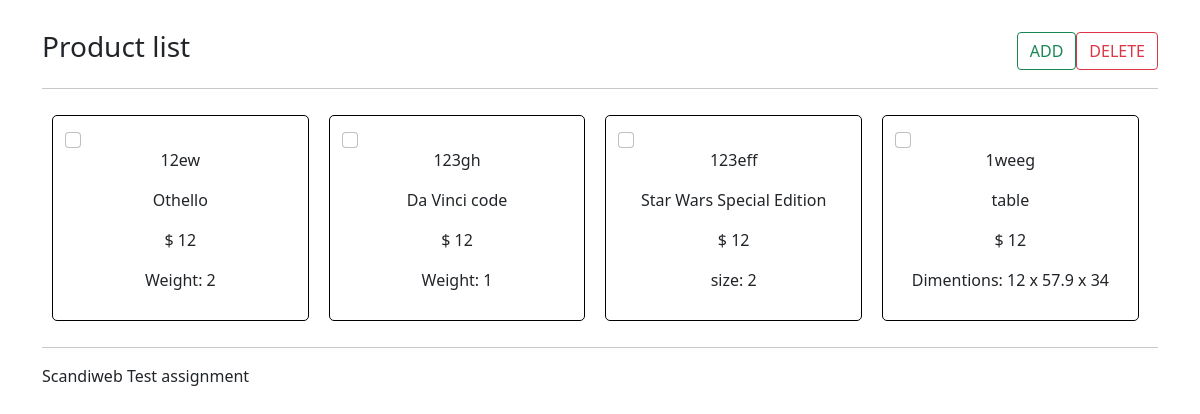
The page / on the database its author committed.
### tables this page shows
CREATE TABLE `Book` (
  `bookId` int(11) NOT NULL,
  `weight` float NOT NULL
);

CREATE TABLE `Product` (
  `name` varchar(255) NOT NULL,
  `price` float NOT NULL,
  `productId` int(11) NOT NULL,
  `category` varchar(255) NOT NULL,
  `sku` varchar(255) NOT NULL
);

CREATE TABLE `Dvd` (
  `dvdId` int(11) NOT NULL,
  `size` float NOT NULL
);

CREATE TABLE `Furniture` (
  `furnitureId` int(11) NOT NULL,
  `height` float NOT NULL,
  `length` float NOT NULL,
  `width` float NOT NULL
);

### product.php (called while the page is built, shortened)
<?php
class Product {
  private $connection;
  public function __construct( PDO $connection = null)
  {
    try {
      $this->connection = new PDO(
                      'mysql:host=localhost;dbname=products',
                      'root',
                      'root' );
      $this->connection->setAttribute(
            PDO::ATTR_ERRMODE,
            PDO::ERRMODE_EXCEPTION
      );
    } catch (\Exception $e) {
      print "Error!: " . $e->getMessage() . "<br/>";
      die();
    }
  }
  public function displayDvds()
  {
    try {
      $stmt = $this->connection->prepare("SELECT * FROM Dvd
         INNER JOIN Product  ON Product.productId = Dvd.dvdId");
         $stmt->execute();
         return $dvds = $stmt->fetchAll();
    } catch (\Exception $e) {
      print "Error!: " . $e->getMessage() . "<br/>";
      die();
    }
  }
  public function displayBooks()
  {
    try {
      $stmt = $this->connection->prepare("SELECT * FROM Book
         INNER JOIN Product ON Product.productId = Book.bookId");
         $stmt->execute();
         return $books = $stmt->fetchAll();
    } catch (\Exception $e) {
      print "Error!: " . $e->getMessage() . "<br/>";
      die();
    }
  }
  public function displayFurniture()
  {
    try {
      $stmt = $this->connection->prepare("SELECT * FROM Furniture
         INNER JOIN Product ON Product.productId = Furniture.furnitureId");
         $stmt->execute();
         return $furniture = $stmt->fetchAll();
    } catch (\Exception $e) {
      print "Error!: " . $e->getMessage() . "<br/>";
      die();
    }
  }
}

### productsGrid.php (the view)
<?php
  foreach($books as $book) { ?>
  <div id="product_card">
    <input
      class='form-check-input'
      name='checkbox[<?php echo $book['bookId'] ?>]'
      type='checkbox' value=<?php echo $book['bookId'] ?>/>
    <p> <?php echo $book['sku']; ?> </p>
    <p> <?php echo $book['name']; ?> </p>
    <p> $ <?php echo $book['price'];  ?> </p>
    <p> Weight: <?php echo $book['weight'];  ?> </p>
  </div>
  <?php }
  foreach($dvds as $dvd) { ?>
  <div id="product_card">
    <input
      class='form-check-input'
      name='checkbox[<?php echo $dvd['dvdId'] ?>]'
      type='checkbox' value=<?php echo $dvd['dvdId'] ?>/>
    <p> <?php echo $dvd['sku']; ?> </p>
    <p> <?php echo $dvd['name']; ?> </p>
    <p> $ <?php echo $dvd['price'];?> </p>
    <p> size: <?php echo $dvd['size'];?> </p>
  </div>
  <?php }
  foreach($furniture as $furn) { ?>
  <div id="product_card">
    <input
      class='form-check-input'
      name='checkbox[<?php echo $furn['furnitureId'] ?>]'
      type='checkbox' value=<?php echo $furn['furnitureId'] ?>/>
    <p> <?php echo $furn['sku']; ?> </p>
    <p> <?php echo $furn['name']; ?> </p>
    <p> $ <?php echo $furn['price'];  ?> </p>
    <p> Dimentions: <?php echo $furn['height']; ?> x
                    <?php echo $furn['length']; ?> x
                    <?php echo $furn['width']; ?>
    </p>
  </div>
  <?php } ?>

### bootstrap.php (shortened to what this page needs)
<link
   href="https://cdn.jsdelivr.net/npm/bootstrap@5.0.0-beta1/dist/css/bootstrap.min.css"
   rel="stylesheet"
/>

### header/header.php (shortened to what this page needs)
<!DOCTYPE html>
<html lang="en" dir="ltr">
  <head>
    <link rel="stylesheet" href=<?php echo $styleLink ?> />
  </head>
  <body>
    <div class="container">

### index.php (shortened to what this page needs)
<?php
include('bootstrap.php');
include('product.php');
$styleLink = "main.css";
$productsFetch = new Product();
$dvds = $productsFetch->displayDvds();
$books = $productsFetch->displayBooks();
$furniture = $productsFetch->displayFurniture();
include_once('header/header.php'); ?>
<header>
  <h3> Product list </h3>
    <div class="spacer"></div>
        <div class="buttons">
        <input
         type='button'
         value='ADD'
         id='addButton'
         class='btn btn-outline-success'/>
        <input
         name='delete'
         form='productsList'
         type='submit'
         class='btn btn-outline-danger'
         value='DELETE'/>
        </div>
      </header>
      <hr>
      <section>
        <form class="" action="" name="productsList" method="post" id="productsList">
          <div class="grid-container">
          <?php include_once('productsGrid.php') ?>
        </div>
      </form>
    </section>
    <?php include('footer.php')  ?>

### footer.php (shortened to what this page needs)
<footer>
    <hr>
    <span>Scandiweb Test assignment</span>
  </footer>
</div>
</body>
</html>

### main.css (style rules this page uses)
header { margin-top: 30px; display: flex; flex-direction: row; }
.spacer { flex-grow: 1 }
.buttons { display: flex; align-items: center; text-transform: uppercase; }
.grid-container { display: flex; flex-direction: row; flex-wrap: wrap; }
#product_card { width: 23%; padding: 12px; display: flex; border: 1px solid black; border-radius: 5px; flex-direction: column; text-align: center; margin: 10px;" }

### rows shown on the page
book: bookId.sku "12ew", bookId.name "Othello", bookId.price "12", weight "2"
book: bookId.sku "123gh", bookId.name "Da Vinci code", bookId.price "12", weight "1"
dvd: dvdId.sku "123eff", dvdId.name "Star Wars Special Edition", dvdId.price "12", size "2"
furniture: furnitureId.sku "1weeg", furnitureId.name "table", furnitureId.price "12", height "12", length "57.9", width "34"
